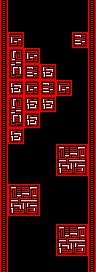

The image is a tile-based game level rendered from a .tmx file. Its description and complete source (layers, tilesets, objects, tile grids) follow:
An orthogonal 12x34 tile map with 8x8 px tiles, 2 tile layers (border, Tile Layer 1) and 18 objects (12x Obstacle, 4x Coin(red), 2x Custom(BgRed)).

<map version="1.4" tiledversion="1.4.3" orientation="orthogonal" renderorder="right-down" width="12" height="34" tilewidth="8" tileheight="8" infinite="0" nextlayerid="6" nextobjectid="29">
 <editorsettings>
  <export target="../../../resources/levels/zones/red/red_easy_1.json" format="ld48-export" />
 </editorsettings>
 <tileset firstgid="1" source="../../tsx/tiles_red.tsx" />
 <objectgroup id="4" name="bg_base">
  <properties>
   <property name="z" type="float" value="-1" />
  </properties>
  <object id="26" name="BG" type="Custom(BgRed)" x="0" y="0" width="96" height="144" />
  <object id="27" name="BG" type="Custom(BgRed)" x="0" y="128" width="96" height="144" />
 </objectgroup>
 <layer id="1" name="border" width="12" height="34">
  <data encoding="csv">
109,0,0,0,0,0,0,0,0,0,0,109,
109,0,0,0,0,0,0,0,0,0,0,109,
109,0,0,0,0,0,0,0,0,0,0,109,
109,0,0,0,0,0,0,0,0,0,0,109,
109,0,0,0,0,0,0,0,0,0,0,109,
109,0,0,0,0,0,0,0,0,0,0,109,
109,0,0,0,0,0,0,0,0,0,0,109,
109,0,0,0,0,0,0,0,0,0,0,109,
109,0,0,0,0,0,0,0,0,0,0,109,
109,0,0,0,0,0,0,0,0,0,0,109,
109,0,0,0,0,0,0,0,0,0,0,109,
109,0,0,0,0,0,0,0,0,0,0,109,
109,0,0,0,0,0,0,0,0,0,0,109,
109,0,0,0,0,0,0,0,0,0,0,109,
109,0,0,0,0,0,0,0,0,0,0,109,
109,0,0,0,0,0,0,0,0,0,0,109,
109,0,0,0,0,0,0,0,0,0,0,109,
109,0,0,0,0,0,0,0,0,0,0,109,
109,0,0,0,0,0,0,0,0,0,0,109,
109,0,0,0,0,0,0,0,0,0,0,109,
109,0,0,0,0,0,0,0,0,0,0,109,
109,0,0,0,0,0,0,0,0,0,0,109,
109,0,0,0,0,0,0,0,0,0,0,109,
109,0,0,0,0,0,0,0,0,0,0,109,
109,0,0,0,0,0,0,0,0,0,0,109,
109,0,0,0,0,0,0,0,0,0,0,109,
109,0,0,0,0,0,0,0,0,0,0,109,
109,0,0,0,0,0,0,0,0,0,0,109,
109,0,0,0,0,0,0,0,0,0,0,109,
109,0,0,0,0,0,0,0,0,0,0,109,
109,0,0,0,0,0,0,0,0,0,0,109,
109,0,0,0,0,0,0,0,0,0,0,109,
109,0,0,0,0,0,0,0,0,0,0,109,
109,0,0,0,0,0,0,0,0,0,0,109
</data>
 </layer>
 <layer id="2" name="Tile Layer 1" width="12" height="34">
  <data encoding="csv">
0,0,0,0,0,0,0,0,0,0,0,0,
0,0,0,0,0,0,0,0,0,0,0,0,
0,0,0,0,0,0,0,0,0,0,0,0,
0,0,0,0,0,0,0,0,0,0,0,0,
0,223,224,0,0,0,0,0,0,112,113,0,
0,260,261,0,0,0,0,0,0,149,150,0,
0,9,10,223,224,0,0,0,0,0,0,0,
0,46,47,260,261,0,0,0,0,0,0,0,
0,83,84,112,113,1,2,0,0,0,0,0,
0,120,121,149,150,38,39,0,0,0,0,0,
0,1,2,223,224,112,113,223,224,0,0,0,
0,38,39,260,261,149,150,260,261,0,0,0,
0,9,10,1,2,1,2,0,0,0,0,0,
0,46,47,38,39,38,39,0,0,0,0,0,
0,83,84,1,2,0,0,0,0,0,0,0,
0,120,121,38,39,0,0,0,0,0,0,0,
0,1,2,0,0,0,0,0,0,0,0,0,
0,38,39,0,0,0,0,0,0,0,0,0,
0,0,0,0,0,0,0,18,19,20,21,0,
0,0,0,0,0,0,0,55,56,57,58,0,
0,0,0,0,0,0,0,92,93,94,95,0,
0,0,0,0,0,0,0,129,130,131,132,0,
0,0,0,0,0,0,0,0,0,0,0,0,
0,18,19,20,21,0,0,0,0,0,0,0,
0,55,56,57,58,0,0,0,0,0,0,0,
0,92,93,94,95,0,0,0,0,0,0,0,
0,129,130,131,132,0,0,0,0,0,0,0,
0,0,0,0,0,0,0,0,0,0,0,0,
0,0,0,0,0,0,0,18,19,20,21,0,
0,0,0,0,0,0,0,55,56,57,58,0,
0,0,0,0,0,0,0,92,93,94,95,0,
0,0,0,0,0,0,0,129,130,131,132,0,
0,0,0,0,0,0,0,0,0,0,0,0,
0,0,0,0,0,0,0,0,0,0,0,0
</data>
 </layer>
 <objectgroup id="3" name="pickups" visible="0">
  <object id="1" name="pickup" type="Coin(red)" x="40" y="32" width="16" height="16" />
  <object id="5" name="pickup" type="Coin(red)" x="72" y="80" width="16" height="16" />
  <object id="7" name="pickup" type="Coin(red)" x="72" y="184" width="16" height="16" />
  <object id="12" name="pickup" type="Coin(red)" x="72" y="200" width="16" height="16" />
 </objectgroup>
 <objectgroup id="5" name="obstacles" visible="0">
  <object id="14" name="obstacle" type="Obstacle" x="8" y="184" width="32" height="32" />
  <object id="15" name="obstacle" type="Obstacle" x="56" y="144" width="32" height="32" />
  <object id="16" name="obstacle" type="Obstacle" x="56" y="224" width="32" height="32" />
  <object id="17" name="obstacle" type="Obstacle" x="8" y="64" width="48" height="48" />
  <object id="18" name="obstacle" type="Obstacle" x="8" y="48" width="16" height="16" />
  <object id="19" name="obstacle" type="Obstacle" x="24" y="48" width="16" height="16" />
  <object id="20" name="obstacle" type="Obstacle" x="8" y="32" width="16" height="16" />
  <object id="21" name="obstacle" type="Obstacle" x="72" y="32" width="16" height="16" />
  <object id="22" name="obstacle" type="Obstacle" x="56" y="80" width="16" height="16" />
  <object id="23" name="obstacle" type="Obstacle" x="24" y="112" width="16" height="16" />
  <object id="24" name="obstacle" type="Obstacle" x="8" y="112" width="16" height="16" />
  <object id="25" name="obstacle" type="Obstacle" x="8" y="128" width="16" height="16" />
 </objectgroup>
</map>
